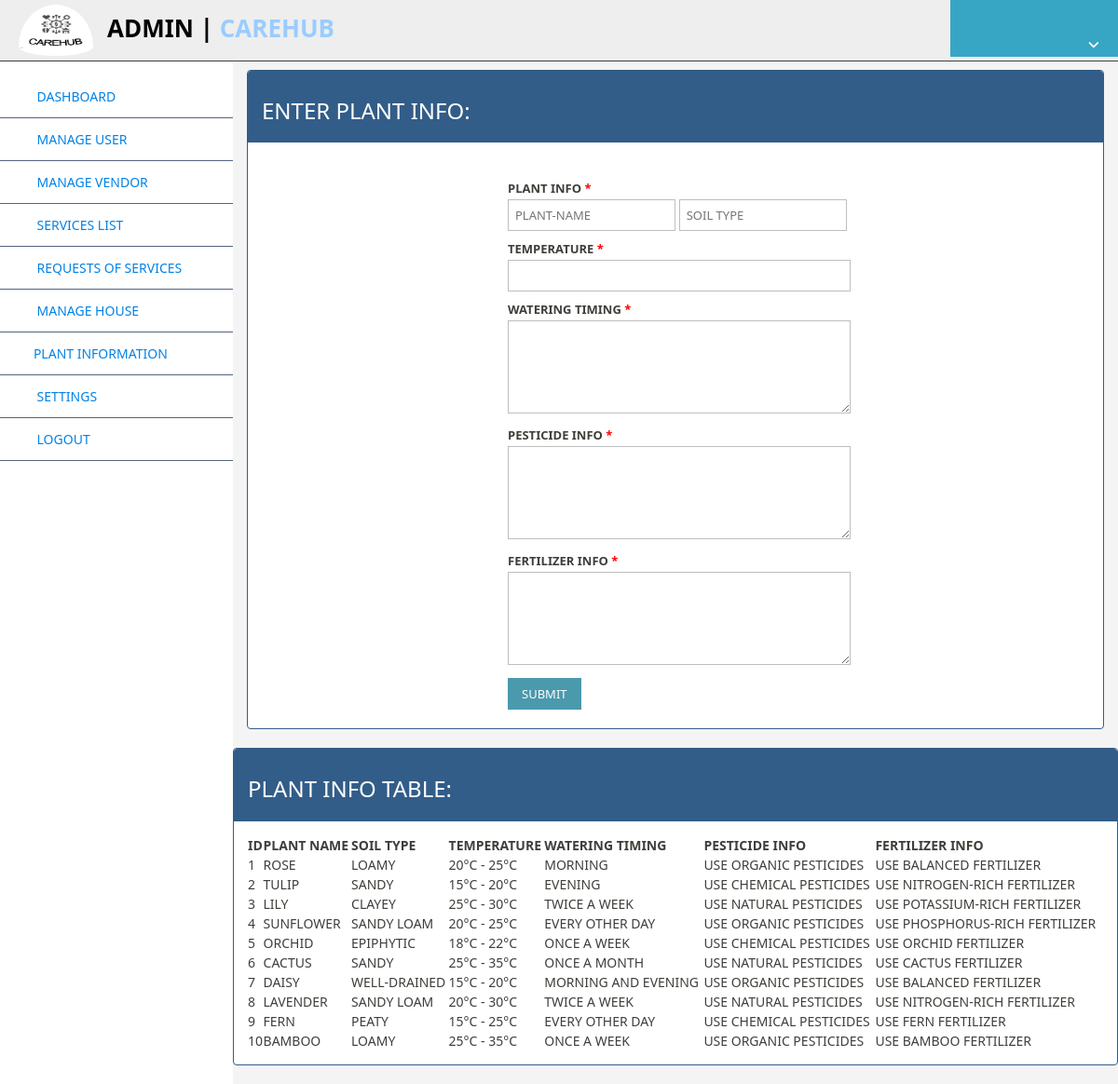
/carehub-admin/public_html/admin/info_plant.php (signed in), run on the app's committed database.
### tables this page shows
CREATE TABLE IF NOT EXISTS `PlantInfo` (
            `id` INT AUTO_INCREMENT PRIMARY KEY,
            `plant_name` VARCHAR(255) UNIQUE NOT NULL,
            `Soil_Type` VARCHAR(255) NOT NULL,
            `Temperature` VARCHAR(255) NOT NULL ,
`watering_timing` VARCHAR(255) NOT NULL ,
`pestiside_info` VARCHAR(255) NOT NULL,
`fertilizer_info` VARCHAR(255) NOT NULL);

### carehub-admin/public_html/admin/info_plant.php (the view, shortened to what this page needs)
<?php
$pdo = new PDO('mysql:host=localhost;dbname=carehub', 'root', '');
?>
<!DOCTYPE html>
<html>
<head>
  <link rel="stylesheet" type="text/css" href="../css/bootstrap.min.css">
  <link rel="stylesheet" type="text/css" href="../css/jquery.dataTables.min.css">
  <link rel="stylesheet" type="text/css" href="../css/style3.css">
  <link href="../font-awesome-4.7.0/css/font-awesome.css" rel="stylesheet">
  <link rel="stylesheet" href="../css/style6.css">
</head>
<body>
  <?php include('includes/header.php'); ?>
  <div class="ts-main-content">
    <?php include('includes/leftbar.php'); ?>
    <div class="content-wrapper">
      <div class="container-fluid">
        <div class="panel panel-primary">
          <div class="panel-heading">
            <h3>Enter plant info:</h3>
          </div>
          <form method="post">
            <ul class="form-style-1">
              <li>
                <label>Plant Info <span class="required">*</span></label>
                <input type="text" name="plant_name" class="field-divided" placeholder="Plant-name" required />
                <input type="text" name="soil_type" class="field-divided" placeholder="Soil Type" required />
              </li>
              <li>
                <label>Temperature <span class="required">*</span></label>
                <input type="text" name="temperature" class="field-long" required />
              </li>
              <li>
                <label>Watering Timing <span class="required">*</span></label>
                <textarea name="watering_timing" class="field-long field-textarea" required></textarea>
              </li>
              <li>
                <label>Pesticide Info <span class="required">*</span></label>
                <textarea name="pestiside_info" class="field-long field-textarea" required></textarea>
              </li>
              <li>
                <label>Fertilizer Info <span class="required">*</span></label>
                <textarea name="fertilizer_info" class="field-long field-textarea" required></textarea>
              </li>
              <li>
                <input type="submit" value="Submit" />
              </li>
            </ul>
          </form>
        </div>
      </div>
      <div class="panel panel-primary">
        <div class="panel-heading">
          <h3>Plant Info Table:</h3>
        </div>
        <div class="panel-body">
          <div class="table-responsive">
            <table id="table" class="display" width="100%" cellspacing="0">
              <thead>
                <tr>
                  <th>ID</th>
                  <th>Plant Name</th>
                  <th>Soil Type</th>
                  <th>Temperature</th>
                  <th>Watering Timing</th>
                  <th>Pesticide Info</th>
                  <th>Fertilizer Info</th>
                </tr>
              </thead>
              <tbody>
                <?php
                $stmt = $pdo->query("SELECT * FROM plantinfo");
                while ($row = $stmt->fetch(PDO::FETCH_ASSOC)) {
                  echo "<tr>
                          <td>".htmlspecialchars($row['id'])."</td>
                          <td>".htmlspecialchars($row['plant_name'])."</td>
                          <td>".htmlspecialchars($row['Soil_Type'])."</td>
                          <td>".htmlspecialchars($row['Temperature'])."</td>
                          <td>".htmlspecialchars($row['watering_timing'])."</td>
                          <td>".htmlspecialchars($row['pestiside_info'])."</td>
                          <td>".htmlspecialchars($row['fertilizer_info'])."</td>
                        </tr>";
                }
                ?>
              </tbody>
            </table>
          </div>
        </div>
      </div>
    </div>
  </div>
</body>
</html>

### carehub-admin/public_html/admin/includes/header.php (shortened to what this page needs)
<div class="brand clearfix">
 <div class = "navbar navbar-default navbar-fixed-top" style="background-color:#eee;">
    <img src="/carehub/logo_carehub.jpeg" alt="Logo" class="logo" style="width:120px; margin-bottom:100px;">
    <label class = "navbar-brand"  style="font-size: 26px; color:black; margin-left:100px;"> ADMIN | <font color="#9cf">CAREHUB</font>
    </label>
		<ul class="ts-profile-nav">
		<li class="ts-account">
           <a href="#"><center><span class = "glyphicon glyphicon-cog"></span></center>
            <i class="fa fa-angle-down hidden-side"></i>
        </a>
			</li>
		</ul>
	</div>
	</div>

### carehub-admin/public_html/admin/includes/leftbar.php (shortened to what this page needs)
<nav class="ts-sidebar">
  <br/>
    <ul class="ts-sidebar-menu">
		    <li><a href = "dashboard.php"><i class = "glyphicon glyphicon-home"></i> Dashboard</a></li>
        <li><a href = "userlist.php"><i class = "glyphicon glyphicon-user"></i> Manage User</a></li>
        <li><a href = "vendorlist.php"><i class = "glyphicon glyphicon-user"></i> Manage Vendor</a></li>
        <li><a href = "servicelist.php"><i class = "glyphicon glyphicon-user"></i> Services list</a></li>
        <li><a href = "newservice.php"><i class = "glyphicon glyphicon-user"></i> Requests of Services</a></li>
        <li><a href = "manage_house.php"><i class = "glyphicon glyphicon-th-list"></i> Manage House</a></li>
        <li><a href = "info_plant.php"><i class = "glyphicon glyphicon-th-list"></i>plant information</a></li>
        <li><a href = ""><i class = "glyphicon glyphicon-wrench"></i> Settings</a>
        </li>
         <li>
                 <a href = "logout.php"><i class = "glyphicon glyphicon-off"></i> Logout </a>
           </li>
			</ul>
		</nav>

### carehub-admin/public_html/css/style3.css (style rules this page uses)
* { margin:0; padding:0; }
body { font-family: Arial; font-size: 15px; line-height:1.5em; background: #f4f4f4; }

### carehub-admin/public_html/css/style6.css (style rules this page uses)
html { font-size: 14px; }
@media only screen and (min-width: 480px) { html { font-size: 17px; } }
@media only screen and (min-width: 768px) { html { font-size: 14px; } }
body { font-size: 1em; }
.panel { overflow: hidden; }
ul, li { margin: 0; padding: 0; list-style: none; }
.brand { background: #4CAF50; position: relative; z-index: 3; position: fixed; width: 100%; top: 0; }
.brand .logo { box-sizing: border-box; padding: 20px; float: left; display: block; width: 200px; }
@media only screen and (min-width: 992px) { .brand .logo { width: 250px; } }
.brand .ts-profile-nav { float: right; display: none; }
.brand .ts-profile-nav li { float: left; position: relative; }
.brand .ts-profile-nav li a { display: block; padding: 20px; color: #fff; }
.brand .ts-profile-nav .ts-account .fa-angle-down { float: right; }
.brand .ts-profile-nav .ts-account > a { width: 180px; background: #37a6c4; }
@media only screen and (min-width: 992px) { .brand .ts-profile-nav { display: block; } }
.ts-sidebar { background: #ffffff; max-height: 0; transition: max-height 0.3s; overflow: hidden; position: fixed; z-index: 2; width: 100%; bottom: 0; top: 60px; overflow-y: auto; }
@media only screen and (min-width: 992px) { .ts-sidebar { max-height: 100%; bottom: 0; } }
.ts-sidebar-menu a { display: block; text-decoration: none; padding: 12px 15px; background-color: #ffffff; color:#0082e6; border-bottom:1px solid #536381; }
.ts-sidebar-menu li { position: relative; }
.ts-sidebar-menu li i { color: #0082e6; margin-right: 10px; }
.ts-main-content .content-wrapper { padding-top: 15px; margin-top: 60px; }
@media only screen and (min-width: 992px) { .ts-main-content .ts-sidebar { width: 250px; float: left; } }
@media only screen and (min-width: 992px) { .ts-main-content .content-wrapper { margin-left: 250px; } }

### carehub-admin/public_html/admin/info_plant.php (style rules this page uses)
.form-style-1 { margin:10px auto; max-width: 400px; padding: 20px 12px 10px 20px; font: 13px "Lucida Sans Unicode", "Lucida Grande", sans-serif; }
.form-style-1 li { padding: 0; display: block; list-style: none; margin: 10px 0 0 0; }
.form-style-1 label { margin:0 0 3px 0; padding:0px; display:block; font-weight: bold; }
.form-style-1 input[type=text], .form-style-1 textarea, select { box-sizing: border-box; -webkit-box-sizing: border-box; -moz-box-sizing: border-box; border:1px solid #BEBEBE; padding: 7px; margin:0px; -webkit-transition: all 0.30s ease-in-out; -moz-transition: all 0.30s ease-in-out; -ms-transition: all 0.30s ease-in-out; -o-transition: all 0.30s ease-in-out; outline: none; }
.form-style-1 .field-divided { width: 49%; }
.form-style-1 .field-long { width: 100%; }
.form-style-1 .field-textarea { height: 100px; }
.form-style-1 input[type=submit] { background: #4B99AD; padding: 8px 15px 8px 15px; border: none; color: #fff; }
.form-style-1 .required { color:red; }

### carehub-admin/public_html/admin/includes/header.php (style rules this page uses)
* { margin: 0; padding: 0; box-sizing: border-box; font-family: 'Segoe UI','Segoe UI', Tahoma, Geneva, Verdana, sans-serif; outline: none; border: none; text-decoration: none; text-transform:uppercase; }
.logo { position: absolute; height: 100px; border-radius: 100%; }
.brand .logo { padding-top:5px; padding-bottom:40px; }

### data on the page
plantinfo: id "1", plant_name "ROSE", Soil_Type "LOAMY", Temperature "20°C - 25°C", watering_timing "MORNING", pestiside_info "USE ORGANIC PESTICIDES", fertilizer_info "USE BALANCED FERTILIZER"
plantinfo: id "2", plant_name "TULIP", Soil_Type "SANDY", Temperature "15°C - 20°C", watering_timing "EVENING", pestiside_info "USE CHEMICAL PESTICIDES", fertilizer_info "USE NITROGEN-RICH FERTILIZER"
plantinfo: id "3", plant_name "LILY", Soil_Type "CLAYEY", Temperature "25°C - 30°C", watering_timing "TWICE A WEEK", pestiside_info "USE NATURAL PESTICIDES", fertilizer_info "USE POTASSIUM-RICH FERTILIZER"
plantinfo: id "4", plant_name "SUNFLOWER", Soil_Type "SANDY LOAM", Temperature "20°C - 25°C", watering_timing "EVERY OTHER DAY", pestiside_info "USE ORGANIC PESTICIDES", fertilizer_info "USE PHOSPHORUS-RICH FERTILIZER"
plantinfo: id "5", plant_name "ORCHID", Soil_Type "EPIPHYTIC", Temperature "18°C - 22°C", watering_timing "ONCE A WEEK", pestiside_info "USE CHEMICAL PESTICIDES", fertilizer_info "USE ORCHID FERTILIZER"
plantinfo: id "6", plant_name "CACTUS", Soil_Type "SANDY", Temperature "25°C - 35°C", watering_timing "ONCE A MONTH", pestiside_info "USE NATURAL PESTICIDES", fertilizer_info "USE CACTUS FERTILIZER"
plantinfo: id "7", plant_name "DAISY", Soil_Type "WELL-DRAINED", Temperature "15°C - 20°C", watering_timing "MORNING AND EVENING", pestiside_info "USE ORGANIC PESTICIDES", fertilizer_info "USE BALANCED FERTILIZER"
plantinfo: id "8", plant_name "LAVENDER", Soil_Type "SANDY LOAM", Temperature "20°C - 30°C", watering_timing "TWICE A WEEK", pestiside_info "USE NATURAL PESTICIDES", fertilizer_info "USE NITROGEN-RICH FERTILIZER"
plantinfo: id "9", plant_name "FERN", Soil_Type "PEATY", Temperature "15°C - 25°C", watering_timing "EVERY OTHER DAY", pestiside_info "USE CHEMICAL PESTICIDES", fertilizer_info "USE FERN FERTILIZER"
plantinfo: id "10", plant_name "BAMBOO", Soil_Type "LOAMY", Temperature "25°C - 35°C", watering_timing "ONCE A WEEK", pestiside_info "USE ORGANIC PESTICIDES", fertilizer_info "USE BAMBOO FERTILIZER"
